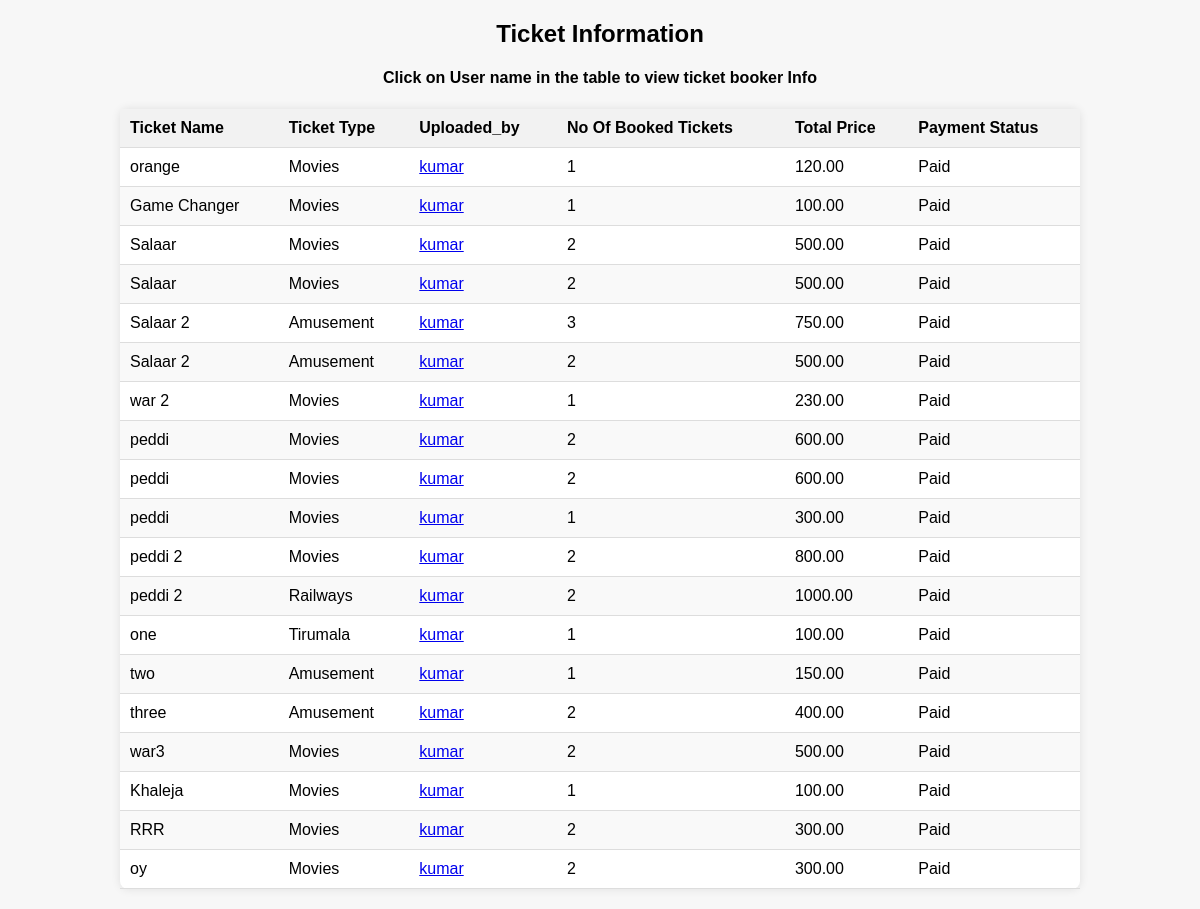
The app's page /home/uploads (signed in) with its own data.
### myapp/models.py (models this page shows, shortened)
class Book(models.Model):
    ticket=models.ForeignKey(Ticket,on_delete=models.CASCADE)
    booked_by = models.ForeignKey(User, on_delete=models.CASCADE)
    total_price = models.DecimalField(max_digits=10, decimal_places=2)
    total_tickets = models.IntegerField()
    payment=models.BooleanField(default=0)
    def __str__(self):
        return f'Booked by {self.booked_by.username}'

class Ticket(models.Model):
    ticket_name = models.CharField(max_length=100)
    number_of_tickets = models.IntegerField()
    price = models.DecimalField(max_digits=10, decimal_places=2)
    date_of_expiry = models.DateTimeField()
    type = models.CharField(max_length=20)
    uploaded_by = models.ForeignKey(User, on_delete=models.CASCADE)
    venue = models.CharField(max_length=255, null=True, blank=True)
    image = models.ImageField(upload_to='ticket_images/', null=True, blank=True)
    def __str__(self):
        return self.ticket_name

class User(AbstractUser):
    is_user=models.BooleanField('is_user',default=False)
    is_admin=models.BooleanField('is_admin',default=False)
    location=models.CharField(max_length=255,null=True,blank=True)
    profile=models.ImageField(upload_to="profile/user_profile/")
    phonenumber=models.CharField(max_length=15,default=0,blank=False,null=False)
    about=models.TextField(max_length=255,null=True,blank=True)

### myapp/views.py (the view)
# urls.py: path("home/uploads",views.view_uploads,name="myuploads"),
def view_uploads(request):
    tickets=Ticket.objects.filter(uploaded_by=request.user)
    print(tickets)
    l=[]
    for ticket in tickets:
        print(ticket.id)
        book=Book.objects.filter(ticket=ticket.id)
        if book:
            l.append(book)
    print(l)
    return render(request,"view_uploads.html",{'tickets':l})

### templates/view_uploads.html (shortened to what this page needs)
<!DOCTYPE html>
<html lang="en">
<head>
</head>
<body>
    <h2>Ticket Information</h2>
    <h4 style="text-align:center">Click on User name in the table to view ticket booker Info</h4>
    <table id="ticketTable">
        <thead>
            <tr>
                <th>Ticket Name</th>
                <th>Ticket Type</th>
                <th>Uploaded_by</th>
                <th>No Of Booked Tickets</th>
                <th>Total Price</th>
                <th>Payment Status</th>
            </tr>
        </thead>
        <tbody>
            {% for books in tickets %}
                {% for book in books %}
                    <tr>
                        <td>{{ book.ticket.ticket_name }}</td>
                        <td>{{ book.ticket.type }}</td>
                        <td><a href="{% url 'profile_view' id=book.booked_by.id %}">{{ book.booked_by }}</a></td>
                        <td>{{ book.total_tickets }}</td>
                        <td>{{ book.total_price }}</td>
                        {% if book.payment%}
                            <td>Paid</td>
                        {% else %}
                            <td>Pending</td>
                        {% endif %}
                    </tr>
                {% endfor %}
            {% endfor %}
        </tbody>
    </table>
</body>
</html>

### templates/view_uploads.html (style rules this page uses)
body { font-family: Arial, sans-serif; background-color: #f7f7f7; margin: 0; padding: 0; }
h2 { text-align: center; margin-top: 20px; }
#ticketTable { width: 80%; margin: 20px auto; border-collapse: collapse; background-color: #fff; border-radius: 8px; box-shadow: 0 0 10px rgba(0, 0, 0, 0.1); }
#ticketTable th, #ticketTable td { padding: 10px; border-bottom: 1px solid #ddd; }
#ticketTable th { background-color: #f2f2f2; text-align: left; }
#ticketTable tbody tr:nth-child(even) { background-color: #f9f9f9; }

### records on screen
Book: ticket.ticket_name "orange", ticket.type "Movies", booked_by "kumar", total_tickets "1", total_price "120.00", payment "Paid"
Book: ticket.ticket_name "Game Changer", ticket.type "Movies", booked_by "kumar", total_tickets "1", total_price "100.00", payment "Paid"
Book: ticket.ticket_name "Salaar", ticket.type "Movies", booked_by "kumar", total_tickets "2", total_price "500.00", payment "Paid"
Book: ticket.ticket_name "Salaar", ticket.type "Movies", booked_by "kumar", total_tickets "2", total_price "500.00", payment "Paid"
Book: ticket.ticket_name "Salaar 2", ticket.type "Amusement", booked_by "kumar", total_tickets "3", total_price "750.00", payment "Paid"
Book: ticket.ticket_name "Salaar 2", ticket.type "Amusement", booked_by "kumar", total_tickets "2", total_price "500.00", payment "Paid"
Book: ticket.ticket_name "war 2", ticket.type "Movies", booked_by "kumar", total_tickets "1", total_price "230.00", payment "Paid"
Book: ticket.ticket_name "peddi", ticket.type "Movies", booked_by "kumar", total_tickets "2", total_price "600.00", payment "Paid"
Book: ticket.ticket_name "peddi", ticket.type "Movies", booked_by "kumar", total_tickets "2", total_price "600.00", payment "Paid"
Book: ticket.ticket_name "peddi", ticket.type "Movies", booked_by "kumar", total_tickets "1", total_price "300.00", payment "Paid"
Book: ticket.ticket_name "peddi 2", ticket.type "Movies", booked_by "kumar", total_tickets "2", total_price "800.00", payment "Paid"
Book: ticket.ticket_name "peddi 2", ticket.type "Railways", booked_by "kumar", total_tickets "2", total_price "1000.00", payment "Paid"
Book: ticket.ticket_name "one", ticket.type "Tirumala", booked_by "kumar", total_tickets "1", total_price "100.00", payment "Paid"
Book: ticket.ticket_name "two", ticket.type "Amusement", booked_by "kumar", total_tickets "1", total_price "150.00", payment "Paid"
Book: ticket.ticket_name "three", ticket.type "Amusement", booked_by "kumar", total_tickets "2", total_price "400.00", payment "Paid"
Book: ticket.ticket_name "war3", ticket.type "Movies", booked_by "kumar", total_tickets "2", total_price "500.00", payment "Paid"
Book: ticket.ticket_name "Khaleja", ticket.type "Movies", booked_by "kumar", total_tickets "1", total_price "100.00", payment "Paid"
Book: ticket.ticket_name "RRR", ticket.type "Movies", booked_by "kumar", total_tickets "2", total_price "300.00", payment "Paid"
Book: ticket.ticket_name "oy", ticket.type "Movies", booked_by "kumar", total_tickets "2", total_price "300.00", payment "Paid"
